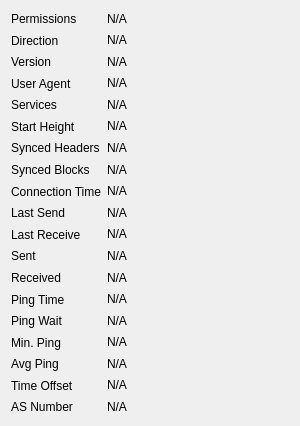
             <widget class="QWidget" name="detailWidget">
              <property name="geometry">
               <rect>
                <x>0</x>
                <y>0</y>
                <width>300</width>
                <height>426</height>
               </rect>
              </property>
              <layout class="QGridLayout" name="gridLayout_2" columnstretch="0,1">
               <item row="0" column="0">
                <widget class="QLabel" name="label_30">
                 <property name="text">
                  <string>Permissions</string>
                 </property>
                </widget>
               </item>
               <item row="0" column="1">
                <widget class="QLabel" name="peerPermissions">
                 <property name="cursor">
                  <cursorShape>IBeamCursor</cursorShape>
                 </property>
                 <property name="text">
                  <string>N/A</string>
                 </property>
                 <property name="textFormat">
                  <enum>Qt::PlainText</enum>
                 </property>
                 <property name="textInteractionFlags">
                  <set>Qt::LinksAccessibleByMouse|Qt::TextSelectableByKeyboard|Qt::TextSelectableByMouse</set>
                 </property>
                </widget>
               </item>
               <item row="1" column="0">
                <widget class="QLabel" name="label_23">
                 <property name="text">
                  <string>Direction</string>
                 </property>
                </widget>
               </item>
               <item row="1" column="1">
                <widget class="QLabel" name="peerDirection">
                 <property name="cursor">
                  <cursorShape>IBeamCursor</cursorShape>
                 </property>
                 <property name="text">
                  <string>N/A</string>
                 </property>
                 <property name="textFormat">
                  <enum>Qt::PlainText</enum>
                 </property>
                 <property name="textInteractionFlags">
                  <set>Qt::LinksAccessibleByMouse|Qt::TextSelectableByKeyboard|Qt::TextSelectableByMouse</set>
                 </property>
                </widget>
               </item>
               <item row="2" column="0">
                <widget class="QLabel" name="label_21">
                 <property name="text">
                  <string>Version</string>
                 </property>
                </widget>
               </item>
               <item row="2" column="1">
                <widget class="QLabel" name="peerVersion">
                 <property name="cursor">
                  <cursorShape>IBeamCursor</cursorShape>
                 </property>
                 <property name="text">
                  <string>N/A</string>
                 </property>
                 <property name="textFormat">
                  <enum>Qt::PlainText</enum>
                 </property>
                 <property name="textInteractionFlags">
                  <set>Qt::LinksAccessibleByMouse|Qt::TextSelectableByKeyboard|Qt::TextSelectableByMouse</set>
                 </property>
                </widget>
               </item>
               <item row="3" column="0">
                <widget class="QLabel" name="label_28">
                 <property name="text">
                  <string>User Agent</string>
                 </property>
                </widget>
               </item>
               <item row="3" column="1">
                <widget class="QLabel" name="peerSubversion">
                 <property name="cursor">
                  <cursorShape>IBeamCursor</cursorShape>
                 </property>
                 <property name="text">
                  <string>N/A</string>
                 </property>
                 <property name="textFormat">
                  <enum>Qt::PlainText</enum>
                 </property>
                 <property name="textInteractionFlags">
                  <set>Qt::LinksAccessibleByMouse|Qt::TextSelectableByKeyboard|Qt::TextSelectableByMouse</set>
                 </property>
                </widget>
               </item>
               <item row="4" column="0">
                <widget class="QLabel" name="label_4">
                 <property name="text">
                  <string>Services</string>
                 </property>
                </widget>
               </item>
               <item row="4" column="1">
                <widget class="QLabel" name="peerServices">
                 <property name="cursor">
                  <cursorShape>IBeamCursor</cursorShape>
                 </property>
                 <property name="text">
                  <string>N/A</string>
                 </property>
                 <property name="textFormat">
                  <enum>Qt::PlainText</enum>
                 </property>
                 <property name="textInteractionFlags">
                  <set>Qt::LinksAccessibleByMouse|Qt::TextSelectableByKeyboard|Qt::TextSelectableByMouse</set>
                 </property>
                </widget>
               </item>
               <item row="5" column="0">
                <widget class="QLabel" name="label_29">
                 <property name="text">
                  <string>Start Height</string>
                 </property>
                </widget>
               </item>
               <item row="5" column="1">
                <widget class="QLabel" name="peerHeight">
                 <property name="cursor">
                  <cursorShape>IBeamCursor</cursorShape>
                 </property>
                 <property name="text">
                  <string>N/A</string>
                 </property>
                 <property name="textFormat">
                  <enum>Qt::PlainText</enum>
                 </property>
                 <property name="textInteractionFlags">
                  <set>Qt::LinksAccessibleByMouse|Qt::TextSelectableByKeyboard|Qt::TextSelectableByMouse</set>
                 </property>
                </widget>
               </item>
               <item row="6" column="0">
                <widget class="QLabel" name="label_27">
                 <property name="text">
                  <string>Synced Headers</string>
                 </property>
                </widget>
               </item>
               <item row="6" column="1">
                <widget class="QLabel" name="peerSyncHeight">
                 <property name="cursor">
                  <cursorShape>IBeamCursor</cursorShape>
                 </property>
                 <property name="text">
                  <string>N/A</string>
                 </property>
                 <property name="textFormat">
                  <enum>Qt::PlainText</enum>
                 </property>
                 <property name="textInteractionFlags">
                  <set>Qt::LinksAccessibleByMouse|Qt::TextSelectableByKeyboard|Qt::TextSelectableByMouse</set>
                 </property>
                </widget>
               </item>
               <item row="7" column="0">
                <widget class="QLabel" name="label_25">
                 <property name="text">
                  <string>Synced Blocks</string>
                 </property>
                </widget>
               </item>
               <item row="7" column="1">
                <widget class="QLabel" name="peerCommonHeight">
                 <property name="cursor">
                  <cursorShape>IBeamCursor</cursorShape>
                 </property>
                 <property name="text">
                  <string>N/A</string>
                 </property>
                 <property name="textFormat">
                  <enum>Qt::PlainText</enum>
                 </property>
                 <property name="textInteractionFlags">
                  <set>Qt::LinksAccessibleByMouse|Qt::TextSelectableByKeyboard|Qt::TextSelectableByMouse</set>
                 </property>
                </widget>
               </item>
               <item row="8" column="0">
                <widget class="QLabel" name="label_22">
                 <property name="text">
                  <string>Connection Time</string>
                 </property>
                </widget>
               </item>
               <item row="8" column="1">
                <widget class="QLabel" name="peerConnTime">
                 <property name="cursor">
                  <cursorShape>IBeamCursor</cursorShape>
                 </property>
                 <property name="text">
                  <string>N/A</string>
                 </property>
                 <property name="textFormat">
                  <enum>Qt::PlainText</enum>
                 </property>
                 <property name="textInteractionFlags">
                  <set>Qt::LinksAccessibleByMouse|Qt::TextSelectableByKeyboard|Qt::TextSelectableByMouse</set>
                 </property>
                </widget>
               </item>
               <item row="9" column="0">
                <widget class="QLabel" name="label_15">
                 <property name="text">
                  <string>Last Send</string>
                 </property>
                </widget>
               </item>
               <item row="9" column="1">
                <widget class="QLabel" name="peerLastSend">
                 <property name="cursor">
                  <cursorShape>IBeamCursor</cursorShape>
                 </property>
                 <property name="text">
                  <string>N/A</string>
                 </property>
                 <property name="textFormat">
                  <enum>Qt::PlainText</enum>
                 </property>
                 <property name="textInteractionFlags">
                  <set>Qt::LinksAccessibleByMouse|Qt::TextSelectableByKeyboard|Qt::TextSelectableByMouse</set>
                 </property>
                </widget>
               </item>
               <item row="10" column="0">
                <widget class="QLabel" name="label_19">
                 <property name="text">
                  <string>Last Receive</string>
                 </property>
                </widget>
               </item>
               <item row="10" column="1">
                <widget class="QLabel" name="peerLastRecv">
                 <property name="cursor">
                  <cursorShape>IBeamCursor</cursorShape>
                 </property>
                 <property name="text">
                  <string>N/A</string>
                 </property>
                 <property name="textFormat">
                  <enum>Qt::PlainText</enum>
                 </property>
                 <property name="textInteractionFlags">
                  <set>Qt::LinksAccessibleByMouse|Qt::TextSelectableByKeyboard|Qt::TextSelectableByMouse</set>
                 </property>
                </widget>
               </item>
               <item row="11" column="0">
                <widget class="QLabel" name="label_18">
                 <property name="text">
                  <string>Sent</string>
                 </property>
                </widget>
               </item>
               <item row="11" column="1">
                <widget class="QLabel" name="peerBytesSent">
                 <property name="cursor">
                  <cursorShape>IBeamCursor</cursorShape>
                 </property>
                 <property name="text">
                  <string>N/A</string>
                 </property>
                 <property name="textFormat">
                  <enum>Qt::PlainText</enum>
                 </property>
                 <property name="textInteractionFlags">
                  <set>Qt::LinksAccessibleByMouse|Qt::TextSelectableByKeyboard|Qt::TextSelectableByMouse</set>
                 </property>
                </widget>
               </item>
               <item row="12" column="0">
                <widget class="QLabel" name="label_20">
                 <property name="text">
                  <string>Received</string>
                 </property>
                </widget>
               </item>
               <item row="12" column="1">
                <widget class="QLabel" name="peerBytesRecv">
                 <property name="cursor">
                  <cursorShape>IBeamCursor</cursorShape>
                 </property>
                 <property name="text">
                  <string>N/A</string>
                 </property>
                 <property name="textFormat">
                  <enum>Qt::PlainText</enum>
                 </property>
                 <property name="textInteractionFlags">
                  <set>Qt::LinksAccessibleByMouse|Qt::TextSelectableByKeyboard|Qt::TextSelectableByMouse</set>
                 </property>
                </widget>
               </item>
               <item row="13" column="0">
                <widget class="QLabel" name="label_26">
                 <property name="text">
                  <string>Ping Time</string>
                 </property>
                </widget>
               </item>
               <item row="13" column="1">
                <widget class="QLabel" name="peerPingTime">
                 <property name="cursor">
                  <cursorShape>IBeamCursor</cursorShape>
                 </property>
                 <property name="text">
                  <string>N/A</string>
                 </property>
                 <property name="textFormat">
                  <enum>Qt::PlainText</enum>
                 </property>
                 <property name="textInteractionFlags">
                  <set>Qt::LinksAccessibleByMouse|Qt::TextSelectableByKeyboard|Qt::TextSelectableByMouse</set>
                 </property>
                </widget>
               </item>
               <item row="14" column="0">
                <widget class="QLabel" name="peerPingWaitLabel">
                 <property name="toolTip">
                  <string>The duration of a currently outstanding ping.</string>
                 </property>
                 <property name="text">
                  <string>Ping Wait</string>
                 </property>
                </widget>
               </item>
               <item row="14" column="1">
                <widget class="QLabel" name="peerPingWait">
                 <property name="cursor">
                  <cursorShape>IBeamCursor</cursorShape>
                 </property>
                 <property name="text">
                  <string>N/A</string>
                 </property>
                 <property name="textFormat">
                  <enum>Qt::PlainText</enum>
                 </property>
                 <property name="textInteractionFlags">
                  <set>Qt::LinksAccessibleByMouse|Qt::TextSelectableByKeyboard|Qt::TextSelectableByMouse</set>
                 </property>
                </widget>
               </item>
               <item row="15" column="0">
                <widget class="QLabel" name="peerMinPingLabel">
                 <property name="text">
                  <string>Min. Ping</string>
                 </property>
                </widget>
               </item>
               <item row="15" column="1">
                <widget class="QLabel" name="peerMinPing">
                 <property name="cursor">
                  <cursorShape>IBeamCursor</cursorShape>
                 </property>
                 <property name="text">
                  <string>N/A</string>
                 </property>
                 <property name="textFormat">
                  <enum>Qt::PlainText</enum>
                 </property>
                 <property name="textInteractionFlags">
                  <set>Qt::LinksAccessibleByMouse|Qt::TextSelectableByKeyboard|Qt::TextSelectableByMouse</set>
                 </property>
                </widget>
               </item>
               <item row="16" column="0">
                <widget class="QLabel" name="peerAvgPingLabel">
                 <property name="toolTip">
                  <string>Average completed ping time for this peer during the current Node window session.</string>
                 </property>
                 <property name="text">
                  <string>Avg Ping</string>
                 </property>
                </widget>
               </item>
               <item row="16" column="1">
                <widget class="QLabel" name="peerAvgPing">
                 <property name="cursor">
                  <cursorShape>IBeamCursor</cursorShape>
                 </property>
                 <property name="toolTip">
                  <string>Average completed ping time for this peer during the current Node window session.</string>
                 </property>
                 <property name="text">
                  <string>N/A</string>
                 </property>
                 <property name="textFormat">
                  <enum>Qt::PlainText</enum>
                 </property>
                 <property name="textInteractionFlags">
                  <set>Qt::LinksAccessibleByMouse|Qt::TextSelectableByKeyboard|Qt::TextSelectableByMouse</set>
                 </property>
                </widget>
               </item>
               <item row="17" column="0">
                <widget class="QLabel" name="label_timeoffset">
                 <property name="text">
                  <string>Time Offset</string>
                 </property>
                </widget>
               </item>
               <item row="17" column="1">
                <widget class="QLabel" name="timeoffset">
                 <property name="cursor">
                  <cursorShape>IBeamCursor</cursorShape>
                 </property>
                 <property name="text">
                  <string>N/A</string>
                 </property>
                 <property name="textFormat">
                  <enum>Qt::PlainText</enum>
                 </property>
                 <property name="textInteractionFlags">
                  <set>Qt::LinksAccessibleByMouse|Qt::TextSelectableByKeyboard|Qt::TextSelectableByMouse</set>
                 </property>
                </widget>
               </item>
               <item row="18" column="0">
                <widget class="QLabel" name="peerMappedASLabel">
                 <property name="toolTip">
                  <string>Autonomous System Number from the node backend or optional IP-to-ASN lookup. This is distinct from service flags.</string>
                 </property>
                 <property name="text">
                  <string>AS Number</string>
                 </property>
                </widget>
               </item>
               <item row="18" column="1">
                <widget class="QLabel" name="peerMappedAS">
                 <property name="cursor">
                  <cursorShape>IBeamCursor</cursorShape>
                 </property>
                 <property name="text">
                  <string>N/A</string>
                 </property>
                 <property name="textFormat">
                  <enum>Qt::PlainText</enum>
                 </property>
                 <property name="textInteractionFlags">
                  <set>Qt::LinksAccessibleByMouse|Qt::TextSelectableByKeyboard|Qt::TextSelectableByMouse</set>
                 </property>
                </widget>
               </item>
              </layout>
             </widget>
